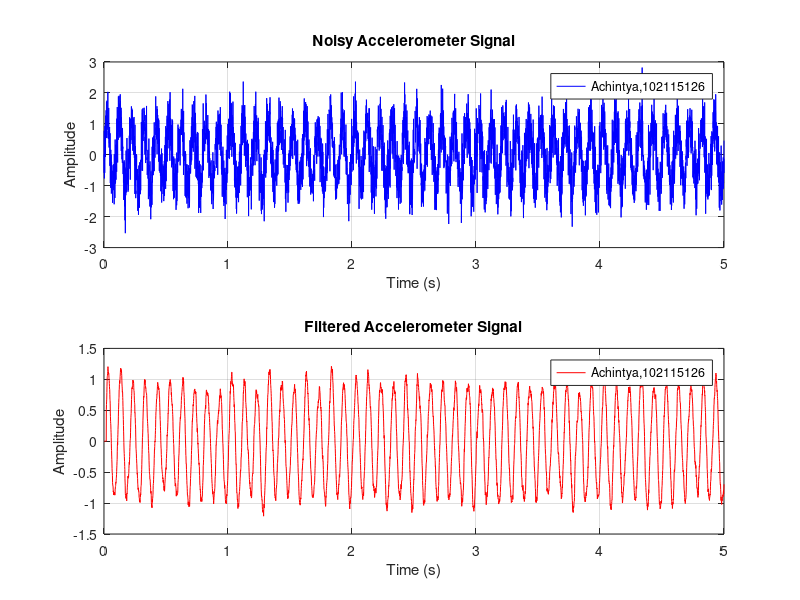

Write MATLAB code to recreate this figure.
% Parameters
Fs = 1000;            % Sampling frequency (Hz)
t = 0:1/Fs:5;         % Time vector (5 seconds)
freq_vibration = 10;  % Frequency of structural vibration (Hz)
Amp_vibration = 1.0;  % Amplitude of vibration
vibration_signal = Amp_vibration * sin(2*pi*freq_vibration*t);

% Add noise to the signal
noise_amplitude = 0.5;
noisy_signal = vibration_signal + noise_amplitude * randn(size(t));

%SNR = 20log10(amp_vib/noise_amp) == 6db in this case

% FIR Filter Design (Moving Average Filter)
filter_order = 20;  % Number of filter coefficients (filter order)
filter_coeff = ones(1, filter_order) / filter_order;

% Apply the FIR filter to the noisy signal
filtered_signal = zeros(size(noisy_signal));
for n = filter_order:length(noisy_signal)
    % Convolution operation to apply the filter
    filtered_signal(n) = sum(filter_coeff .* noisy_signal(n:-1:n-filter_order+1));
end

% Plot the original and filtered signals with labeled axes
figure;
subplot(2,1,1);
plot(t, noisy_signal, 'b');
title('Noisy Accelerometer Signal');
xlabel('Time (s)');
ylabel('Amplitude');
legend("Achintya,102115126")
grid on;

subplot(2,1,2);
plot(t, filtered_signal, 'r');
title('Filtered Accelerometer Signal');
xlabel('Time (s)');
ylabel('Amplitude');
legend("Achintya,102115126")
grid on;
